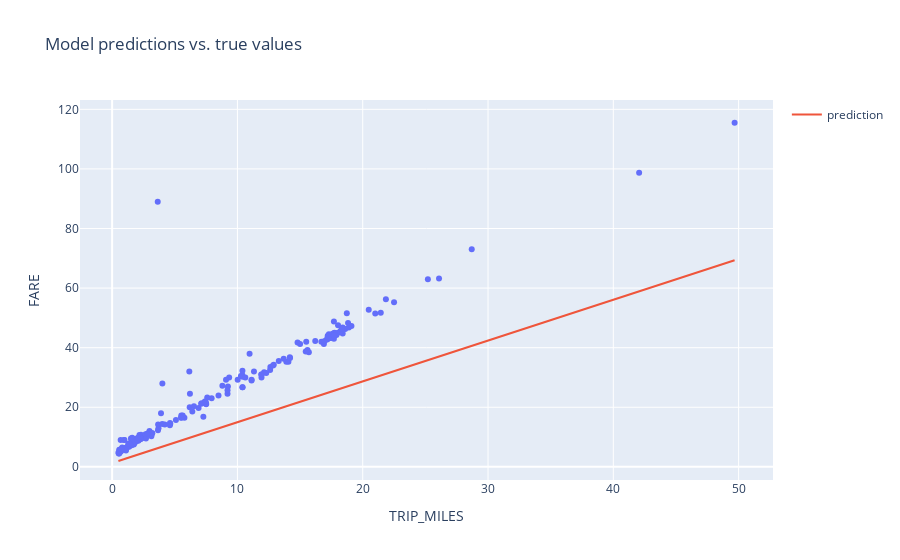

Source (notebook cell):
### Markdown cell above
When the learning rate is too small, it may take longer for the loss curve to converge. With a small learning rate the loss curve decreases slowly, but does not show a dramatic drop or leveling off. With a small learning rate you could increase the number of epochs so that your model will eventually converge, but it will take longer.

### Code cell
settings_2_a = ml_edu.experiment.ExperimentSettings(
    learning_rate = 0.001,
    number_epochs = 20,
    batch_size = 500,
    input_features = ['TRIP_MILES']
)

metrics = [keras.metrics.RootMeanSquaredError(name='rmse')]

model_2 = create_model(settings_2_a, metrics)

experiment_2 = train_model('one_feature_hyper', model_2, training_df, 'FARE', settings_2_a)

ml_edu.results.plot_experiment_metrics(experiment_2, ['rmse'])
ml_edu.results.plot_model_predictions(experiment_2, training_df, 'FARE')

### Figure 1 — Plotly figure (JSON) as saved in the notebook; plotly's stock layout.template omitted (floating-point values rounded to 4 significant figures; data arrays with more than 128 entries replaced by an {"elided": "..."} marker saying what was removed)
{"data": [{"hovertemplate": "TRIP_MILES=%{x}<br>FARE=%{y}<extra></extra>", "legendgroup": "", "marker": {"color": "#636efa", "symbol": "circle"}, "mode": "markers", "name": "", "orientation": "v", "showlegend": false, "type": "scatter", "x": {"elided": "200 float values"}, "xaxis": "x", "y": {"elided": "200 float values"}, "yaxis": "y"}, {"mode": "lines", "name": "prediction", "type": "scatter", "x": {"elided": "200 float values"}, "y": {"elided": "200 float values"}}], "layout": {"legend": {"tracegroupgap": 0}, "title": {"text": "Model predictions vs. true values"}, "xaxis": {"anchor": "y", "domain": [0, 1], "title": {"text": "TRIP_MILES"}}, "yaxis": {"anchor": "x", "domain": [0, 1], "title": {"text": "FARE"}}}}
